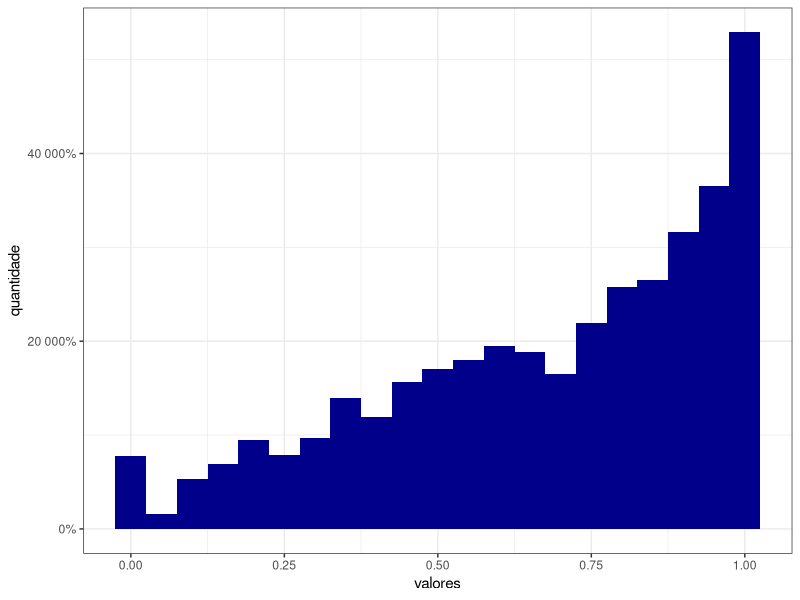

Write R code to recreate this figure.
# r program to draw a pie chart in the screen
library (ggplot2)
library(scales)
library (png)

cat("entered r program to plot stats\n")

# get command line arguments
args <- commandArgs(trailingOnly = TRUE)

# get data and name the column
data <- read.table("temp.txt", sep = ",")
names(data) <- c("valores")

# my plot
my_plot <-  ggplot(data, aes(valores)) + 
            geom_histogram(binwidth = 0.05, fill = "darkblue") + 
            scale_y_continuous(labels = percent) + 
            ylab("quantidade") + 
            theme_bw()

# save graph
ggsave(filename="temp.png", my_plot)

cat("leaving r program that plot stats\n")
